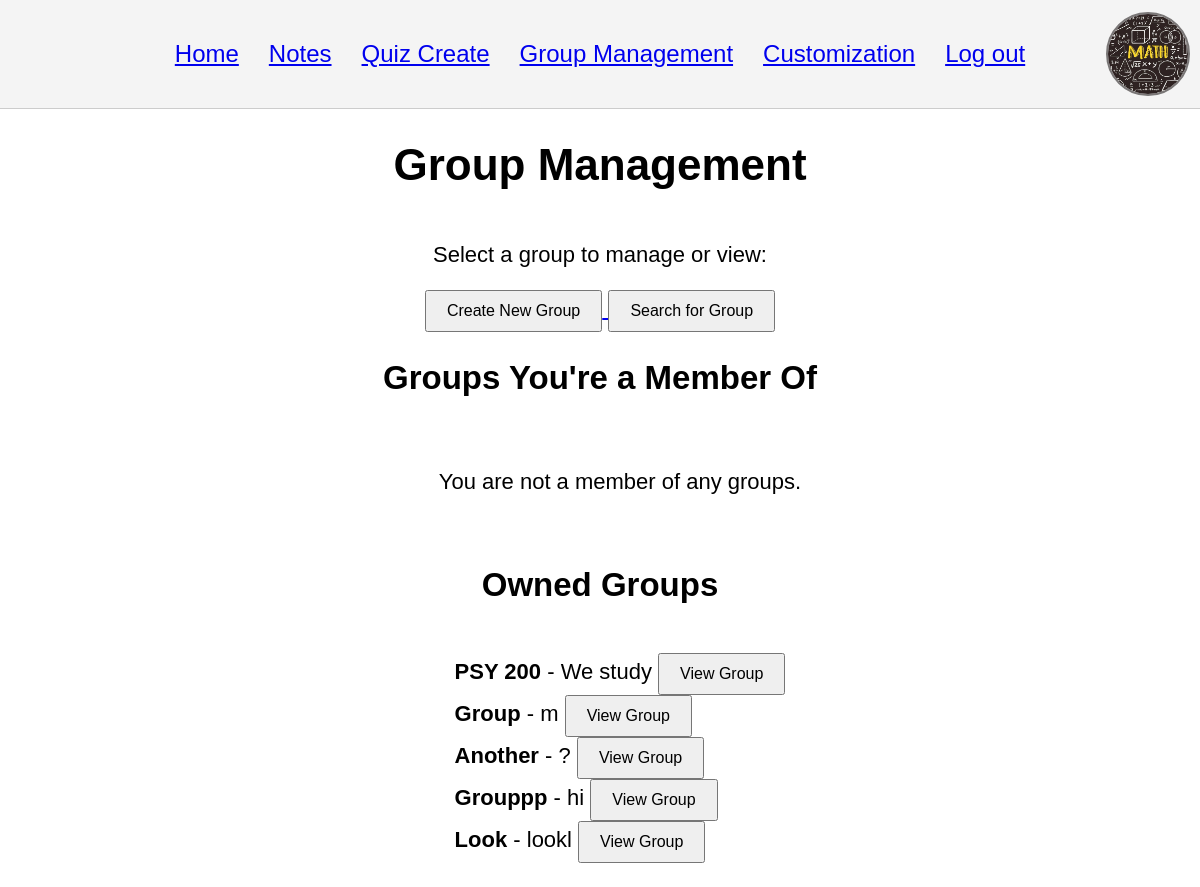
Screenshot of /group_management (signed in) with the database file from the repository.
### app/models.py (models this page shows, shortened)
class User(db.Model, UserMixin):
    __tablename__ = 'user'
    id = db.Column(db.Integer, primary_key=True)
    username = db.Column(db.String(32), index=True, unique=True, nullable=False)
    password = db.Column(db.String(64), index=True, nullable=False)
    email = db.Column(db.String(64), index=True, unique=True, nullable=False)
    email_confirmed = db.Column(db.Boolean, default=False)
    admin = db.Column(db.Boolean, index=True, default=False) #site admin, different from group admin / mod
    picture =db.Column(db.String(256), nullable=False, default = "scsu.jpg") #path to their profile picture
    description = db.Column(db.String(256), default = "") #for their profile
    study_groups = db.relationship('StudyGroup', backref='owner', lazy=True) #one to many, user can create multiple study groups
    memberships = db.relationship('Member', backref='user', lazy=True)#one to many, user can be members of multiple groups
    messages = db.relationship('Message', backref='author', lazy=True)#one to many, user can send multiple messages

class StudyGroup(db.Model):
    __tablename__='studygroup'
    id = db.Column(db.Integer, primary_key=True)
    name = db.Column(db.String(64), index=True, unique=True, nullable=False)
    description = db.Column(db.Text, index=True, nullable=False)
    owner_id = db.Column(db.Integer, db.ForeignKey('user.id'), index=True, nullable=False)
    public = db.Column(db.Boolean, default=False) #public or private group
    flairs = db.Column(db.String(256), nullable=True)
    members = db.relationship('Member', backref='group', lazy=True) #one to many, study group can have many members
    messages = db.relationship('Message', backref='group', lazy=True) #one to many, study group can have many messages

### app/routes.py (the view)
@app.route('/group_management')
@login_required
def group_management():
    owned_groups = StudyGroup.query.filter_by(owner_id=current_user.id).all()
    memberships = Member.query.filter_by(user_id=current_user.id).all()
    member_groups = [membership.group for membership in memberships if membership.group.owner_id != current_user.id]
    return render_template('group_management.html', owned_groups=owned_groups, member_groups=member_groups)

### app/__init__.py (called while the page is built)
@login.user_loader
def load_user(id):
    return models.User.query.get(int(id))

### app/templates/group_management.html (shortened to what this page needs)
{% extends "base.html" %}
{% block content %}
<h1>Group Management</h1>
<p>Select a group to manage or view:</p>
<div class="actions">
    <a href="{{ url_for('create_group') }}">
        <button>Create New Group</button>
    </a>
    <a href="{{ url_for('join_group') }}">
        <button>Search for Group</button>
    </a>
</div>
<h2>Groups You're a Member Of</h2>
<ul>
    {% if member_groups %}
        {% for group in member_groups %}
            <li>
                <strong>{{ group.name }}</strong> - {{ group.description }}
                <a href="{{ url_for('group', group_id=group.id) }}">
                    <button>View Group</button>
                </a>
            </li>
        {% endfor %}
    {% else %}
        <p>You are not a member of any groups.</p>
    {% endif %}
</ul>
<h2>Owned Groups</h2>
<ul>
{% if owned_groups %}
        {% for group in owned_groups %}
            <li>
                <strong>{{ group.name }}</strong> - {{ group.description }}
                <a href="{{ url_for('group', group_id=group.id) }}">
                    <button>View Group</button>
                </a>
            </li>
        {% endfor %}
    {% else %}
        <p>You do not own any groups.</p>
    {% endif %}
</ul>
{% endblock %}

### app/templates/base.html (shortened to what this page needs)
<html lang="en">
<head>
    <link rel="stylesheet" type="text/css" href="../static/styles.css">
</head>
<body>
    <div class="header">
        <div class="tabs">
            <a class="tab" href="/">Home</a>
            <a class="tab" href="/notes">Notes</a>
            <a class="tab" href="/mkquiz">Quiz Create</a>
            <a class="tab" href="/group_management">Group Management</a>
            <a class="tab" href="/customization">Customization</a>
            <a class="tab" href="{% if current_user.is_authenticated %}{{ url_for('logout') }}{% else %}{{ url_for('login') }}{% endif %}">
                {% if current_user.is_authenticated %}Log out{% else %}Login{% endif %}
            </a>
        </div>
        <div class="profile-pic-container">
            <img src="{{ url_for('static', filename='profile_pics/' + (current_user.picture if current_user.is_authenticated else 'scsu.jpg')) }}"
                 width="80px" height="80px" class="profile-pic" alt="Profile Picture">
        </div>
    </div>
    <div class="main">
        {% block content %}{% endblock %}
    </div>
</body>
</html>

### app/static/styles.css (style rules this page uses)
body { font-family: Arial, sans-serif; margin: 0; padding: 0; font-size: 22px; }
.tabs { display: flex; justify-content: center; gap: 30px; }
.tab { cursor: pointer; font-size: 24px; }
.header { display: flex; justify-content: center; align-items: center; padding: 40px; background-color: #f4f4f4; border-bottom: 1px solid #ccc; position: relative; }
.profile-pic-container { position: absolute; right: 10px; }
.profile-pic { width: 80px; height: 80px; border-radius: 50%; object-fit: cover; border: 2px solid rgb(122, 119, 119); }
.main { padding: 2px; display: flex; flex-direction: column; align-items: center; }
button { align-self: flex-start; padding: 10px 20px; font-size: 16px; cursor: pointer; }
ul { list-style-type: none; }

### rows the page displays
User: picture (picture)
StudyGroup: name "PSY 200", description "We study"
StudyGroup: name "Group", description "m"
StudyGroup: name "Another", description "?"
StudyGroup: name "Grouppp", description "hi"
StudyGroup: name "Look", description "lookl"
